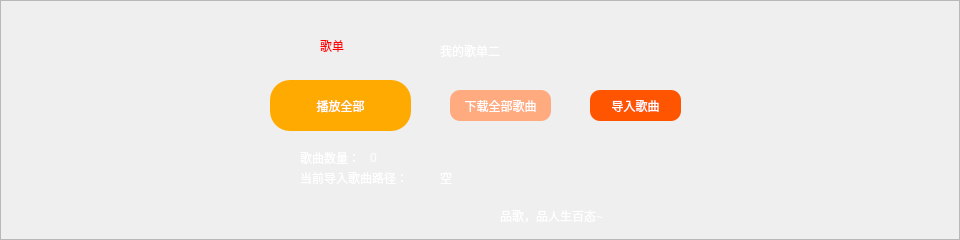
            <widget class="QFrame" name="frame_16">
             <property name="styleSheet">
              <string notr="true">#frame_16
{
background-color: rgb(0, 0, 0);

}

QPushButton:hover
{
	margin:2px;
}
</string>
             </property>
             <property name="frameShape">
              <enum>QFrame::StyledPanel</enum>
             </property>
             <property name="frameShadow">
              <enum>QFrame::Raised</enum>
             </property>
             <widget class="QLabel" name="label_45">
              <property name="geometry">
               <rect>
                <x>30</x>
                <y>10</y>
                <width>191</width>
                <height>201</height>
               </rect>
              </property>
              <property name="styleSheet">
               <string notr="true">#label_45

{
	border-image: url(:/background/background/19.jpg);
}</string>
              </property>
              <property name="text">
               <string/>
              </property>
             </widget>
             <widget class="QLabel" name="label_46">
              <property name="geometry">
               <rect>
                <x>440</x>
                <y>40</y>
                <width>151</width>
                <height>21</height>
               </rect>
              </property>
              <property name="styleSheet">
               <string notr="true">#label_46

{
	font: 15pt &quot;华文楷体&quot;;
	color: rgb(255, 255, 255);
}</string>
              </property>
              <property name="text">
               <string>我的歌单二</string>
              </property>
             </widget>
             <widget class="QLabel" name="label_47">
              <property name="geometry">
               <rect>
                <x>320</x>
                <y>20</y>
                <width>51</width>
                <height>51</height>
               </rect>
              </property>
              <property name="styleSheet">
               <string notr="true">#label_47
{

	font: 15pt &quot;华文楷体&quot;;
	color: rgb(255, 0, 0);

}</string>
              </property>
              <property name="text">
               <string>歌单</string>
              </property>
             </widget>
             <widget class="QPushButton" name="btn_play_m2">
              <property name="geometry">
               <rect>
                <x>270</x>
                <y>80</y>
                <width>141</width>
                <height>51</height>
               </rect>
              </property>
              <property name="styleSheet">
               <string notr="true">#btn_play_m2

{
background-color: rgb(255, 170, 0);
border:none;
border-radius:20px;
font: 12pt &quot;华文楷体&quot;;
color: rgb(255, 255, 255);
}


</string>
              </property>
              <property name="text">
               <string>播放全部</string>
              </property>
             </widget>
             <widget class="QPushButton" name="pushButton_6">
              <property name="geometry">
               <rect>
                <x>450</x>
                <y>90</y>
                <width>101</width>
                <height>31</height>
               </rect>
              </property>
              <property name="styleSheet">
               <string notr="true">background-color: rgb(255, 170, 127);
border-radius:10px;
font: 9pt &quot;华文楷体&quot;;
color: rgb(255, 255, 255);</string>
              </property>
              <property name="text">
               <string>下载全部歌曲</string>
              </property>
             </widget>
             <widget class="QPushButton" name="pushButton_7">
              <property name="geometry">
               <rect>
                <x>590</x>
                <y>90</y>
                <width>91</width>
                <height>31</height>
               </rect>
              </property>
              <property name="styleSheet">
               <string notr="true">background-color: rgb(255, 85, 0);
border-radius:10px;
font: 9pt &quot;华文楷体&quot;;
color: rgb(255, 255, 255);</string>
              </property>
              <property name="text">
               <string>导入歌曲</string>
              </property>
             </widget>
             <widget class="QLabel" name="label_48">
              <property name="geometry">
               <rect>
                <x>300</x>
                <y>150</y>
                <width>81</width>
                <height>16</height>
               </rect>
              </property>
              <property name="styleSheet">
               <string notr="true">#label_48
{
	font: 9pt &quot;华文楷体&quot;;
color: rgb(255, 255, 255);
}</string>
              </property>
              <property name="text">
               <string>歌曲数量：</string>
              </property>
             </widget>
             <widget class="QLabel" name="label_49">
              <property name="geometry">
               <rect>
                <x>370</x>
                <y>150</y>
                <width>72</width>
                <height>15</height>
               </rect>
              </property>
              <property name="styleSheet">
               <string notr="true">#label_49
{
	color: rgb(255, 255, 255);
}</string>
              </property>
              <property name="text">
               <string>0</string>
              </property>
             </widget>
             <widget class="QLabel" name="label_50">
              <property name="geometry">
               <rect>
                <x>500</x>
                <y>200</y>
                <width>451</width>
                <height>31</height>
               </rect>
              </property>
              <property name="styleSheet">
               <string notr="true">#label_50
{
	font: 15pt &quot;华文楷体&quot;;
color: rgb(255, 255, 255);
}</string>
              </property>
              <property name="text">
               <string>品歌，品人生百态~</string>
              </property>
             </widget>
             <widget class="QLabel" name="label_51">
              <property name="geometry">
               <rect>
                <x>270</x>
                <y>20</y>
                <width>51</width>
                <height>51</height>
               </rect>
              </property>
              <property name="styleSheet">
               <string notr="true">border-image: url(:/pushbottom/pushubottom/my.png);</string>
              </property>
              <property name="text">
               <string/>
              </property>
             </widget>
             <widget class="QLabel" name="label_52">
              <property name="geometry">
               <rect>
                <x>300</x>
                <y>170</y>
                <width>141</width>
                <height>16</height>
               </rect>
              </property>
              <property name="styleSheet">
               <string notr="true">	font: 9pt &quot;华文楷体&quot;;
color: rgb(255, 255, 255);</string>
              </property>
              <property name="text">
               <string>当前导入歌曲路径：</string>
              </property>
             </widget>
             <widget class="QLabel" name="label_53">
              <property name="geometry">
               <rect>
                <x>440</x>
                <y>170</y>
                <width>291</width>
                <height>16</height>
               </rect>
              </property>
              <property name="styleSheet">
               <string notr="true">	font: 9pt &quot;华文楷体&quot;;
color: rgb(255, 255, 255);</string>
              </property>
              <property name="text">
               <string>空</string>
              </property>
             </widget>
            </widget>
